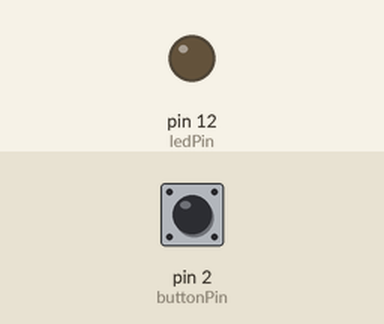
Recording of a sketch running on a simulated Arduino Uno, built with avr-gcc and run on an emulated ATmega328P. Shown: output pins drawn as LEDs (lit = HIGH). The inputs (shaded band) are chosen by the test bench; at power-on: pin 2 (buttonPin) LOW.

Above: at 1.2 s.
1.3 s: pin 2 (buttonPin) pulled HIGH for 0.15 s
At 1.37 s:
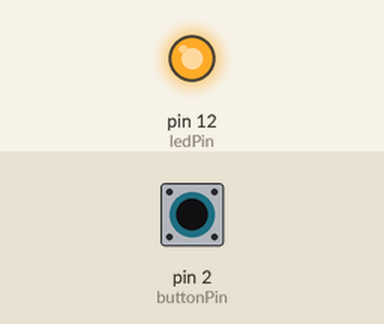
2.9 s: pin 2 (buttonPin) pulled HIGH for 3.2 s
At 7.5 s:
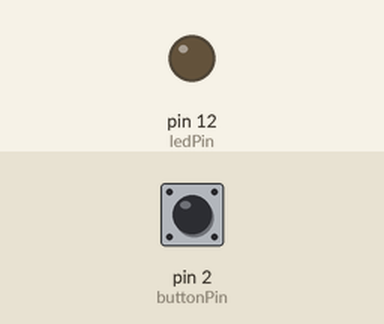
Timing chart, 0 to 9.0 s (numbered marks = the images above; inputs shaded):
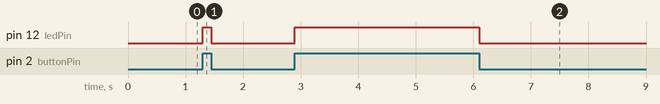

Measured:
- after the input at 1.3 s, pin 12 (ledPin): LOW → HIGH at once, → LOW 0.15 s later
- after the input at 2.9 s, pin 12 (ledPin): LOW → HIGH at once, → LOW 3.2 s later

The sketch:

led_blink_using_switch.ino
```cpp
const int ledPin =12;
const int buttonPin =2;
int buttonState =0;

void setup() {
  // initialize digital pin LED_BUILTIN as an output.
  pinMode(ledPin, OUTPUT);
  pinMode(buttonPin, INPUT);
}

// the loop function runs over and over again forever
void loop() {
  buttonState = digitalRead(buttonPin);
  if(buttonState == HIGH){
   digitalWrite(ledPin, HIGH);  // turn the LED on (HIGH is the voltage level)
  }else {
   digitalWrite(ledPin, LOW);   // turn the LED off by making the voltage LOW              // wait for a second
}
}
```
